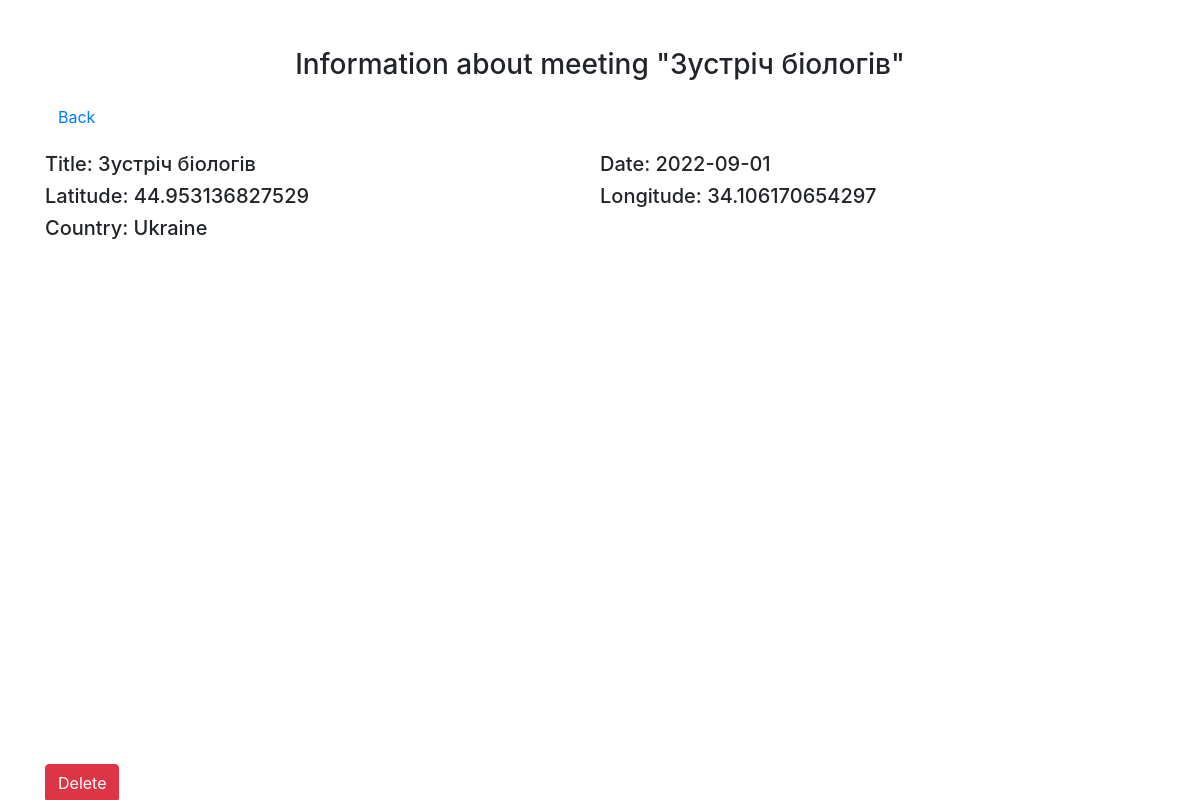
The app's page /info.php?id=34 with its own data.
### tables this page shows
CREATE TABLE `meetings` (
  `id` int(11) NOT NULL,
  `title` varchar(255) DEFAULT NULL,
  `date` date NOT NULL,
  `latitude` double DEFAULT NULL,
  `longitude` double DEFAULT NULL,
  `country` varchar(255) DEFAULT NULL
);

### info.php (the view, shortened to what this page needs)
<?php
    require 'config/connect.php';
    $id = $_GET['id'];
    $sql = "SELECT * FROM `meetings` WHERE `meetings`.`id` = '$id'";
    $query = $pdo->prepare($sql);
    $query->execute( );
    $meet = $query->fetchAll(PDO::FETCH_ASSOC);
?>
<!DOCTYPE html>
<html lang="en">
    <head>
        <link rel="stylesheet" href="https://cdn.jsdelivr.net/npm/bootstrap@4.6.1/dist/css/bootstrap.min.css">
    </head>
    <body>
        <div class="container">
            <h3 class="text-center mt-5">Information about meeting "<?= $meet[0]['title'] ?>"</h3>
            <a href="index.php" class="btn btn-link mt-2">Back</a>
            <div class="d-flex justify-content-between flex-wrap mt-3">
                <h5 class="w-50">Title: <?= $meet[0]['title'] ?></h5>
                <h5 class="w-50">Date: <?= $meet[0]['date'] ?></h5>
                <?php if ($meet[0]['latitude'] != NULL) { ?>
                    <h5 class="w-50" id="latitude">Latitude: <span><?= $meet[0]['latitude'] ?></span></h5>
                    <h5 class="w-50" id="longitude">Longitude: <span><?= $meet[0]['longitude'] ?></span></h5>
                <?php
                }
                ?>
                <h5 class="w-50">Country: <?= $meet[0]['country'] ?></h5>
            </div>
            <?php if ($meet[0]['latitude'] != NULL) { ?>
                <div id="map"></div>
            <?php
            }
            ?>
            <a href='delete.php?id=<?= $id ?>' class="btn btn-danger mt-3">Delete</a>
        </div>
    </body>
</html>

### info.php (style rules this page uses)
#map { height: 500px; width: 100%; }

### records on screen
meetings: title "Зустріч біологів", date "2022-09-01", latitude "44.953136827529", longitude "34.106170654297", country "Ukraine"
